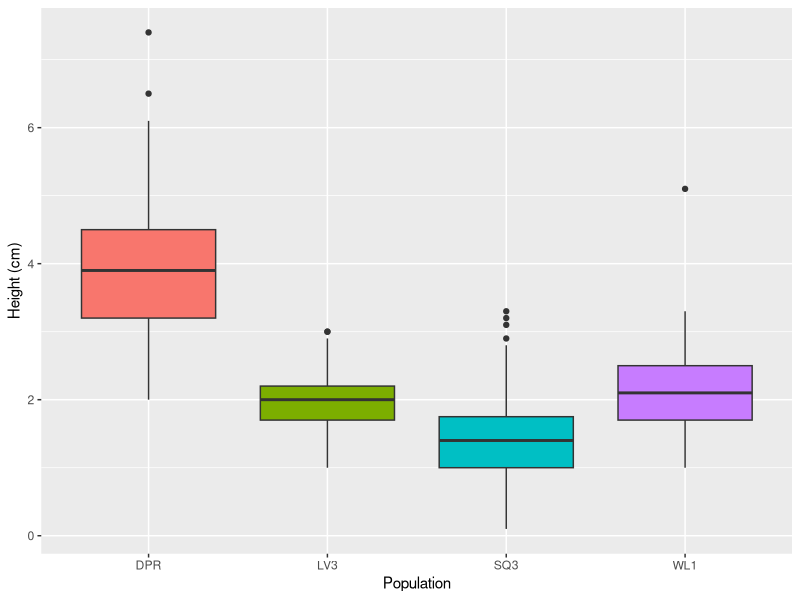

The R script that drew this image: (Note: this script raises an error after producing the figure.)
## ---- chunk 1
library(tidyverse)
library(knitr)
dat = read_csv("../data/clean_vern.csv")
## ---- chunk 2
ggplot(dat) +
  geom_boxplot(aes(x = site, y = height_cm, fill = site)) +
  guides(fill = FALSE) +
  labs(x = "Population", y = "Height (cm)")
## ---- chunk 3
kable(dat %>% group_by(site, block) %>% summarize(n = n()))
## ---- chunk 4

selectInput("measurement", "measurement", c("height_cm", "stem_diam_mm", "longest_leaf_mm", "number_true_leaves"))
## ---- chunk 5
renderPlot({
  ggplot(dat) +
  geom_boxplot(aes_string(x = "site", y = input$measurement, fill = "site")) +
  guides(fill = FALSE) +
  labs(x = "Population")
})
